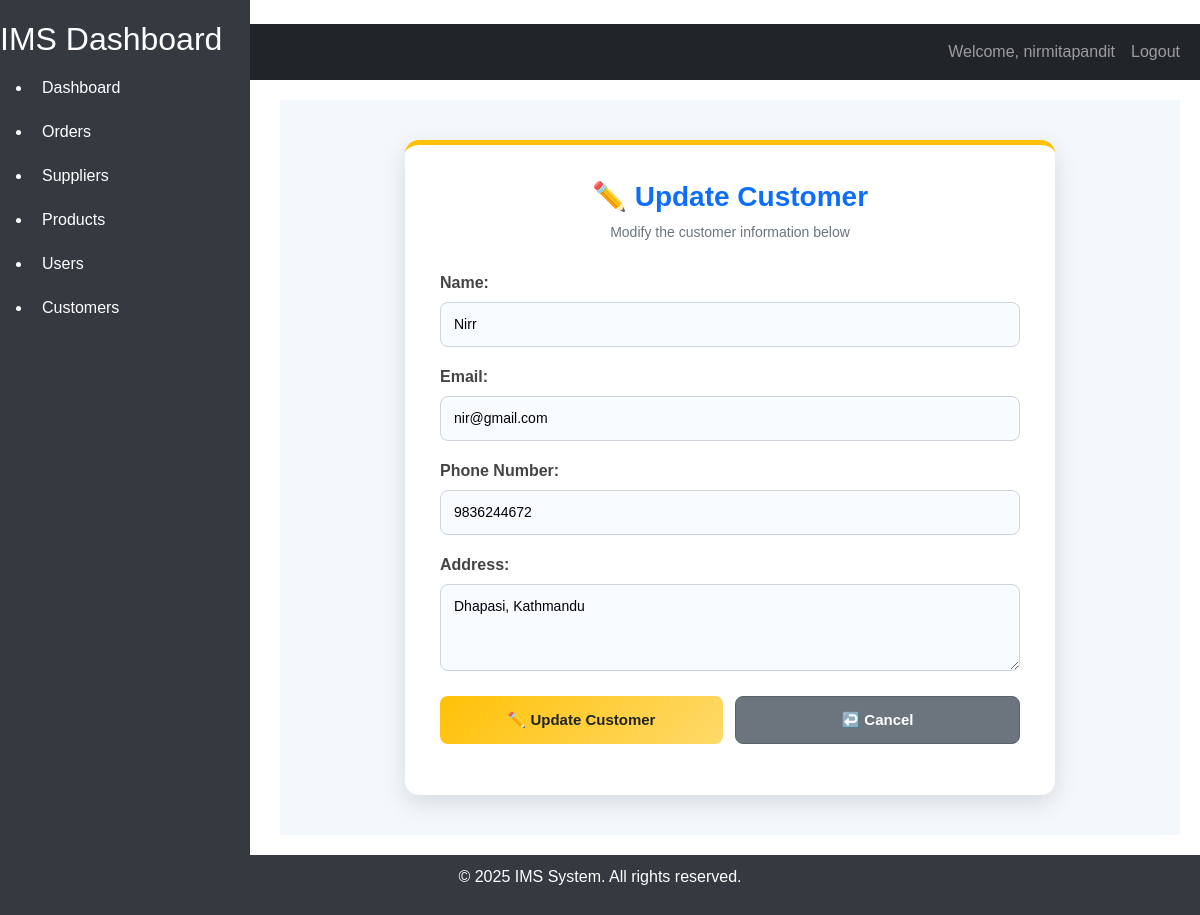
The app's page /customer/customers/1/update/ (signed in), older data.
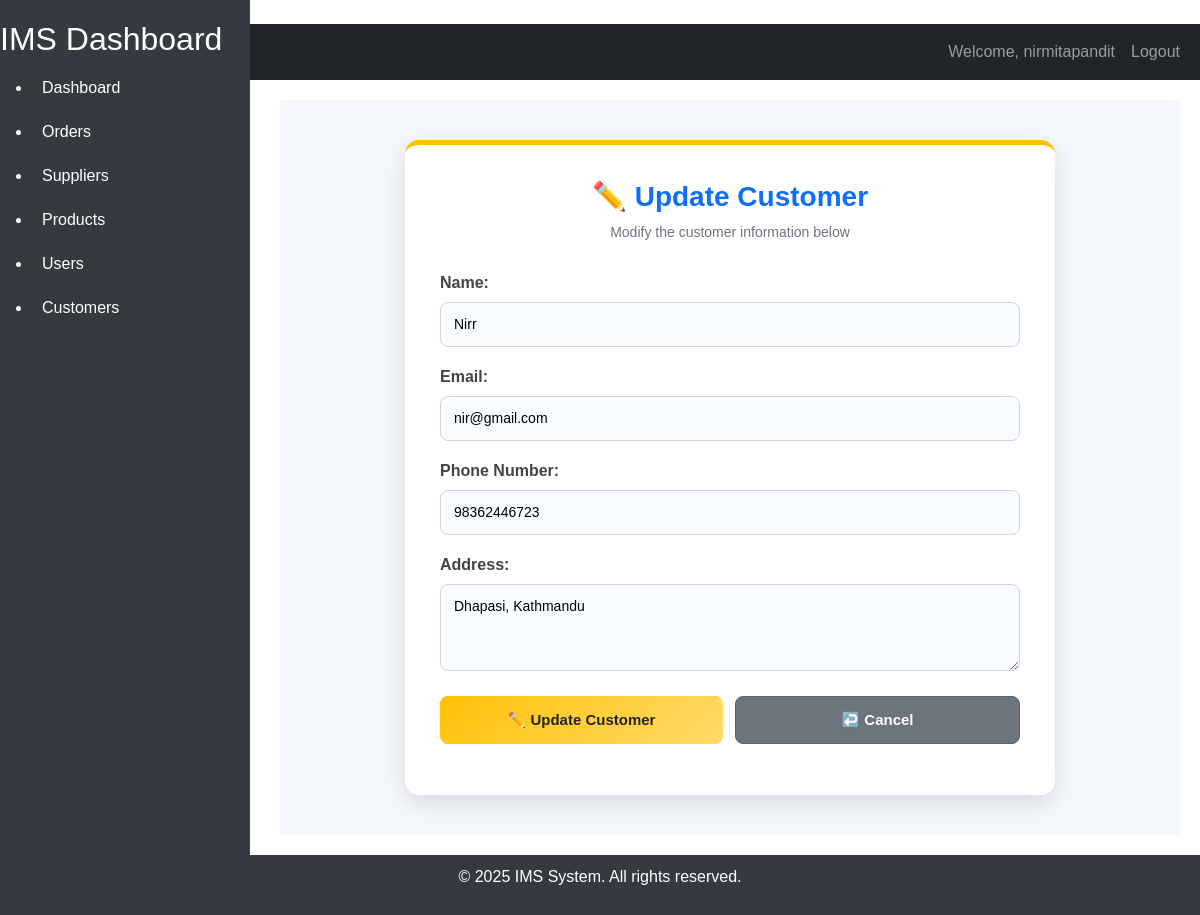
The same page, newer data.
### customer/models.py (models this page shows, shortened)
class Customer(models.Model):
    id = models.AutoField(primary_key=True)
    name = models.CharField(max_length=100)
    email = models.EmailField(unique=True)
    phone = models.CharField(max_length=20, blank=True, null=True)
    address = models.TextField(blank=True, null=True)
    created_at = models.DateTimeField(auto_now_add=True)
    updated_at = models.DateTimeField(auto_now=True)
    class Meta:
        db_table = 'customers'
        verbose_name = 'Customer'
        verbose_name_plural = 'Customers'

### customer/views.py (the view)
# urls.py: path('customers/<int:pk>/update/', CustomerUpdateView.as_view(), name='customers_update'),
class CustomerUpdateView(LoginRequiredMixin, UpdateView):
    model = Customer
    form_class = CustomerForm
    template_name = 'customer/update_customer.html'
    success_url = reverse_lazy('customer_list')

### customer/forms.py
class CustomerForm(forms.ModelForm):
    name = forms.CharField(widget=forms.TextInput(attrs={'placeholder': 'Enter Name'}), label = 'Name',)
    email =forms.EmailField(widget=forms.EmailInput(attrs={'placeholder': 'Enter Email'}), label = 'Email',)
    phone =forms.CharField(widget=forms.TextInput(attrs={'placeholder': 'Enter Phone'}), label = 'Phone Number', required=False)
    address = forms.CharField(widget=forms.Textarea(attrs={'placeholder': 'Enter Address','rows': 3}),label='Address', required=False)
    class Meta:
        model = Customer
        fields = '__all__'

### customer/templates/customer/update_customer.html (shortened to what this page needs)
{% extends "home/base.html" %}
{% block content %}
<div class="customer-form-page">
    <div class="customer-form-card">
        <h2>✏️ Update Customer</h2>
        <p class="customer-form-subtitle">
            Modify the customer information below
        </p>
        <form method="POST">
            {{ form.as_p }}
            <div class="form-actions">
                <button type="submit" class="update-btn">
                    ✏️ Update Customer
                </button>
                <a href="{% url 'customers_list' %}" class="cancel-btn">
                    ↩️ Cancel
                </a>
            </div>
        </form>
    </div>
</div>
{% endblock %}

Row changes from the older to the newer data that the page shows:
changed Customer "Nirr": phone "9836244672" → "98362446723"
